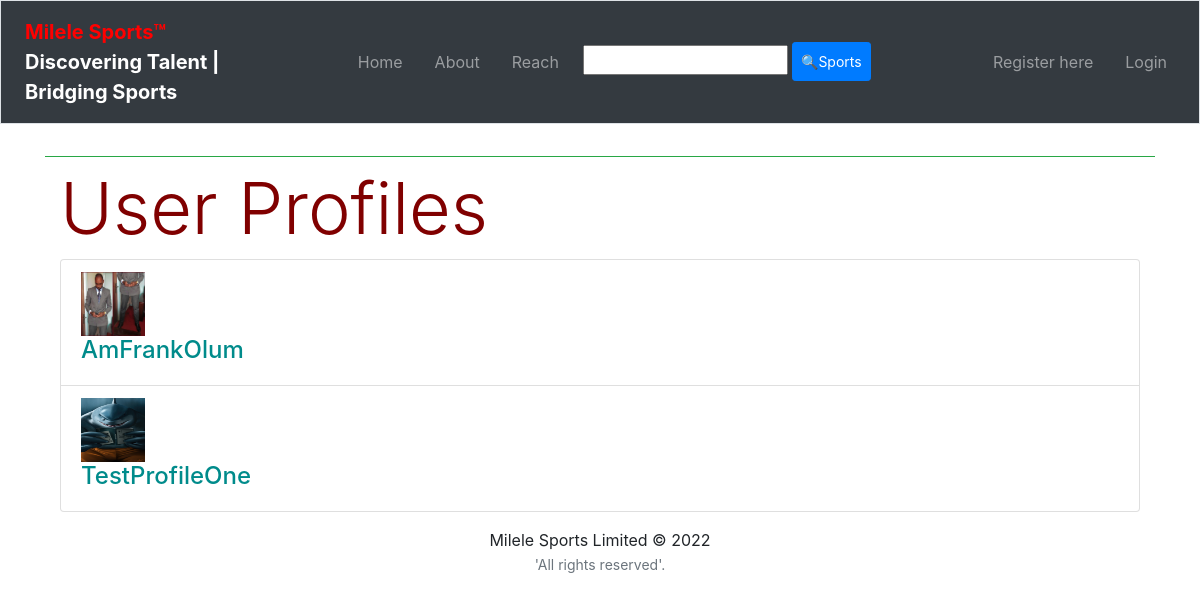
/profile/, run on the app's committed database.
### sportsApp/models.py (models this page shows, shortened)
class UserProfile(models.Model):
    user = models.OneToOneField(User, on_delete=models.CASCADE)
    picture = models.ImageField(upload_to='profile_images', blank=True)
    fav_sport = models.CharField(max_length=20, blank=True)
    message = models.TextField(blank=True)

### sportsApp/views.py (the view)
class ListProfileView(generic.ListView):
    model = UserProfile
    template_name = 'sportsApp/list_profiles.html'
    context_object_name = 'userprofile_list'

### templates/sportsApp/list_profiles.html (shortened to what this page needs)
{% extends 'sportsApp/base.html' %}
{% load static %}
{% block body_block %}
<div class="container">
<h1 class="display-3 txtmaroon txtbold">User Profiles</h1>
<div class="panel">
    {% if userprofile_list %}
    <div class="panel-heading">
        <div class="panel-body">
            <div class="list-group">
                {% for listuser in userprofile_list %}
                <div class="list-group-item">
                    {% if listuser.picture %}
                    <img width="64" height="64"
                    src="{{ MEDIA_URL}}{{listuser.picture}}"/>
                    {% else %}
                    <img src="https://via.placeholder.com/64x64.png?text=IMAGE">
                    {% endif %}
                    <h4 class="list-group-item-heading">
                    <a class="txtcyan" href=
                    "{% url 'sportsApp:profile' listuser.user.username %}">
                    {{ listuser.user.username }}</a>
                    </h4>
                </div>
                {% endfor %}
            </div>
        </div>
    </div>
    {% else %}
    <p>There are no users for the site.</p>
    {% endif %}
</div>
</div>
{% endblock %}

### staticfiles/css/style.css (style rules this page uses)
.txtmaroon { color: maroon; }
.txtcyan { color: darkcyan; }
.txtbold { font-weight: bold; }

### data on the page
UserProfile: picture (picture), user.username "AmFrankOlum"
UserProfile: picture (picture), user.username "TestProfileOne"
